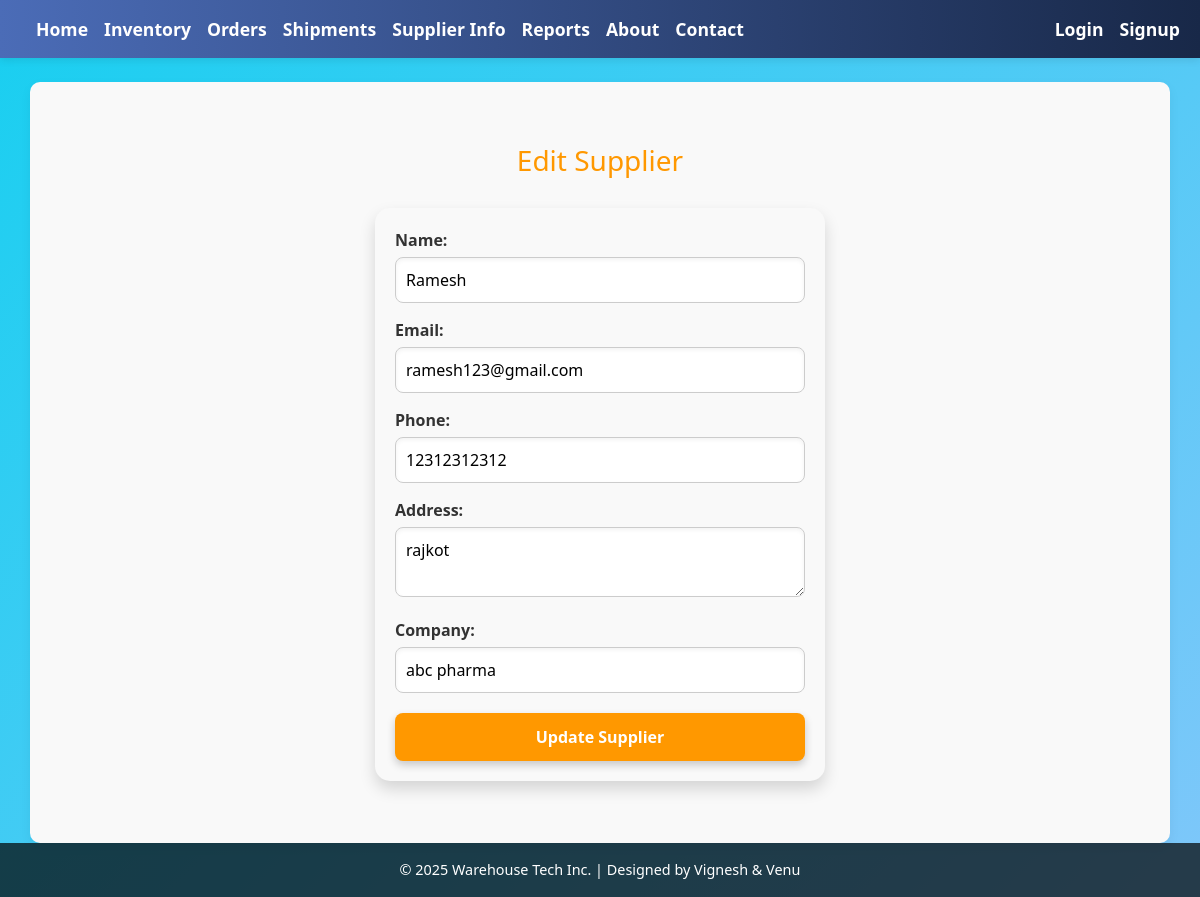
/suppliers/edit/9/, run on the app's committed database.
### home/models.py (models this page shows, shortened)
class Supplier(models.Model):
    name = models.CharField(max_length=100)
    email = models.EmailField()
    phone = models.CharField(max_length=15)
    address = models.TextField()
    company = models.CharField(max_length=100)
    added_on = models.DateTimeField(auto_now_add=True)

### home/views.py (the view, shortened to what this page needs)
# urls.py: path('suppliers/edit/<int:pk>/', views.edit_supplier, name='edit_supplier'),
def edit_supplier(request, pk):
    supplier = get_object_or_404(Supplier, pk=pk)
    return render(request, 'edit_supplier.html', {'supplier': supplier})

### templates/edit_supplier.html (shortened to what this page needs)
{% extends "base.html" %}
{% block content %}
<h2 style="text-align:center; margin-top:30px; font-size:28px; color:#FF9800;">Edit Supplier</h2>
<form method="post" style="max-width:450px; margin:30px auto; padding:20px; background: #f9f9f9; border-radius:15px; box-shadow: 0 8px 16px rgba(0,0,0,0.15);">
    <label style="display:block; margin-bottom:5px; font-weight:bold; color:#333;">Name:</label>
    <input type="text" name="name" value="{{ supplier.name }}" required style="width:100%; padding:10px; border:1px solid #ccc; border-radius:8px; margin-bottom:15px; box-shadow: inset 0 2px 4px rgba(0,0,0,0.05);">
    <label style="display:block; margin-bottom:5px; font-weight:bold; color:#333;">Email:</label>
    <input type="email" name="email" value="{{ supplier.email }}" required style="width:100%; padding:10px; border:1px solid #ccc; border-radius:8px; margin-bottom:15px; box-shadow: inset 0 2px 4px rgba(0,0,0,0.05);">
    <label style="display:block; margin-bottom:5px; font-weight:bold; color:#333;">Phone:</label>
    <input type="text" name="phone" value="{{ supplier.phone }}" required style="width:100%; padding:10px; border:1px solid #ccc; border-radius:8px; margin-bottom:15px; box-shadow: inset 0 2px 4px rgba(0,0,0,0.05);">
    <label style="display:block; margin-bottom:5px; font-weight:bold; color:#333;">Address:</label>
    <textarea name="address" required style="width:100%; padding:10px; border:1px solid #ccc; border-radius:8px; margin-bottom:15px; box-shadow: inset 0 2px 4px rgba(0,0,0,0.05);">{{ supplier.address }}</textarea>
    <label style="display:block; margin-bottom:5px; font-weight:bold; color:#333;">Company:</label>
    <input type="text" name="company" value="{{ supplier.company }}" required style="width:100%; padding:10px; border:1px solid #ccc; border-radius:8px; margin-bottom:20px; box-shadow: inset 0 2px 4px rgba(0,0,0,0.05);">
    <button type="submit" style="width:100%; padding:12px; background:#FF9800; color:white; border:none; border-radius:8px; cursor:pointer; font-size:16px; font-weight:bold; box-shadow: 0 4px 8px rgba(0,0,0,0.2); transition: all 0.3s ease;">
        Update Supplier
    </button>
</form>
{% endblock %}

### templates/base.html (style rules this page uses)
body, html { height: 100%; margin: 0; display: flex; flex-direction: column; }
body { background: linear-gradient(-45deg, rgb(211, 113, 244), rgb(224, 86, 86), #a1c4fd, rgb(24, 207, 240)); background-size: 400% 400%; animation: gradientShift 15s ease infinite; }

### data on the page
Supplier: name "Ramesh", email "ramesh123@gmail.com", phone "12312312312", address "rajkot", company "abc pharma"
